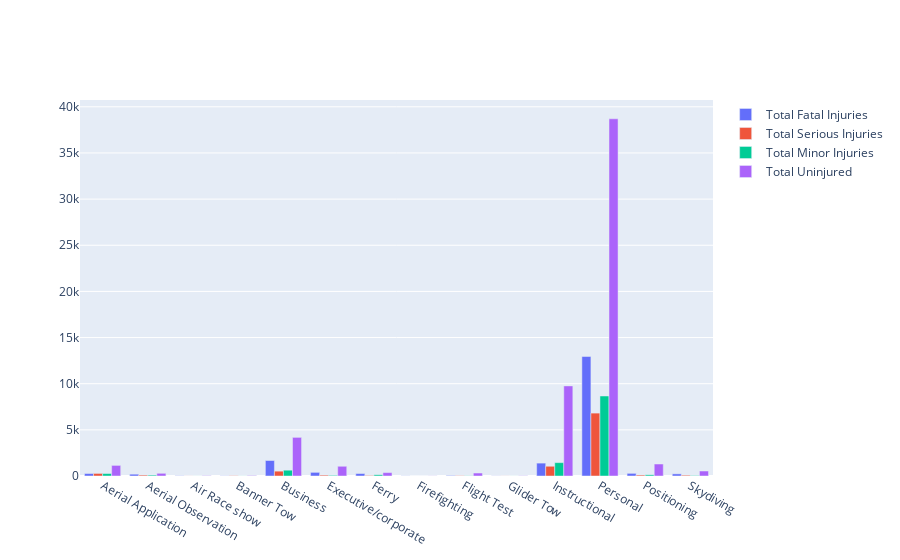

Write notebook code for a chart like this one.
### Markdown cell above
### Compare types of injuries by purpose of flight

### Code cell
# Create a stacked bar chart comparing the total number of fatal, serious, minor injuries, and uninjured passengers by purpose of flight
injury_data = df.groupby('Purpose.of.flight').agg({
    'Total.Fatal.Injuries': 'sum',
    'Total.Serious.Injuries': 'sum',
    'Total.Minor.Injuries': 'sum',
    'Total.Uninjured': 'sum'
}).reset_index()

fig = go.Figure(data=[
    go.Bar(name='Total Fatal Injuries', x=injury_data['Purpose.of.flight'], y=injury_data['Total.Fatal.Injuries']),
    go.Bar(name='Total Serious Injuries', x=injury_data['Purpose.of.flight'], y=injury_data['Total.Serious.Injuries']),
    go.Bar(name='Total Minor Injuries', x=injury_data['Purpose.of.flight'], y=injury_data['Total.Minor.Injuries']),
    go.Bar(name='Total Uninjured', x=injury_data['Purpose.of.flight'], y=injury_data['Total.Uninjured'])
])

fig.show()

### Figure 1 — Plotly figure (JSON) as saved in the notebook; plotly's stock layout.template omitted (floating-point values rounded to 4 significant figures)
{"data": [{"name": "Total Fatal Injuries", "type": "bar", "x": ["Aerial Application", "Aerial Observation", "Air Race show", "Banner Tow", "Business", "Executive/corporate", "Ferry", "Firefighting", "Flight Test", "Glider Tow", "Instructional", "Personal", "Positioning", "Skydiving"], "y": [267, 196, 24, 18, 1679, 395, 268, 13, 52, 12, 1397, 12944, 286, 232]}, {"name": "Total Serious Injuries", "type": "bar", "x": ["Aerial Application", "Aerial Observation", "Air Race show", "Banner Tow", "Business", "Executive/corporate", "Ferry", "Firefighting", "Flight Test", "Glider Tow", "Instructional", "Personal", "Positioning", "Skydiving"], "y": [278, 98, 6, 29, 526, 93, 54, 0, 30, 8, 1055, 6815, 101, 85]}, {"name": "Total Minor Injuries", "type": "bar", "x": ["Aerial Application", "Aerial Observation", "Air Race show", "Banner Tow", "Business", "Executive/corporate", "Ferry", "Firefighting", "Flight Test", "Glider Tow", "Instructional", "Personal", "Positioning", "Skydiving"], "y": [265, 96, 5, 10, 630, 70, 132, 3, 22, 5, 1448, 8669, 129, 48]}, {"name": "Total Uninjured", "type": "bar", "x": ["Aerial Application", "Aerial Observation", "Air Race show", "Banner Tow", "Business", "Executive/corporate", "Ferry", "Firefighting", "Flight Test", "Glider Tow", "Instructional", "Personal", "Positioning", "Skydiving"], "y": [1148, 291, 32, 51, 4185, 1054, 368, 12, 323, 24, 9762, 38701, 1300, 541]}], "layout": {}}
